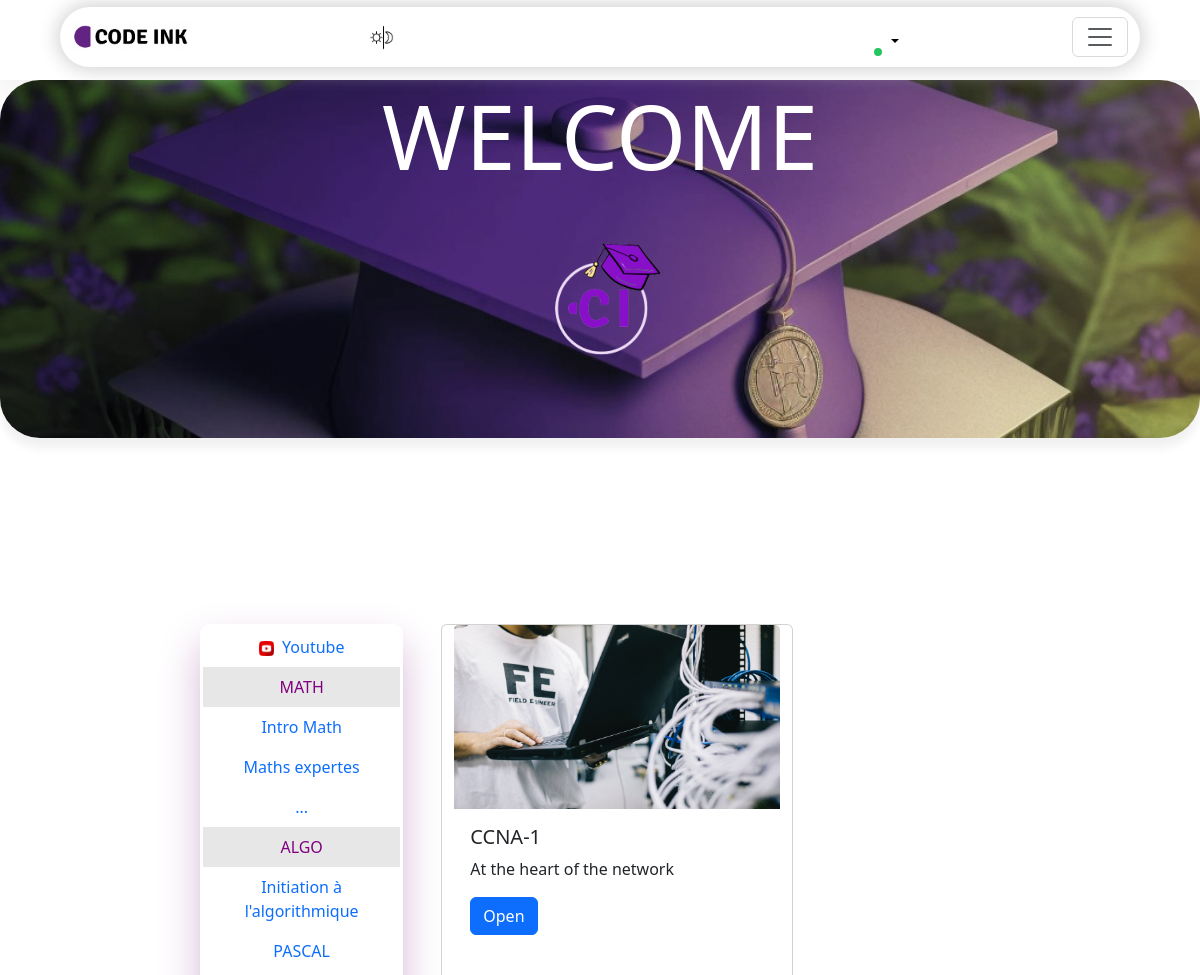
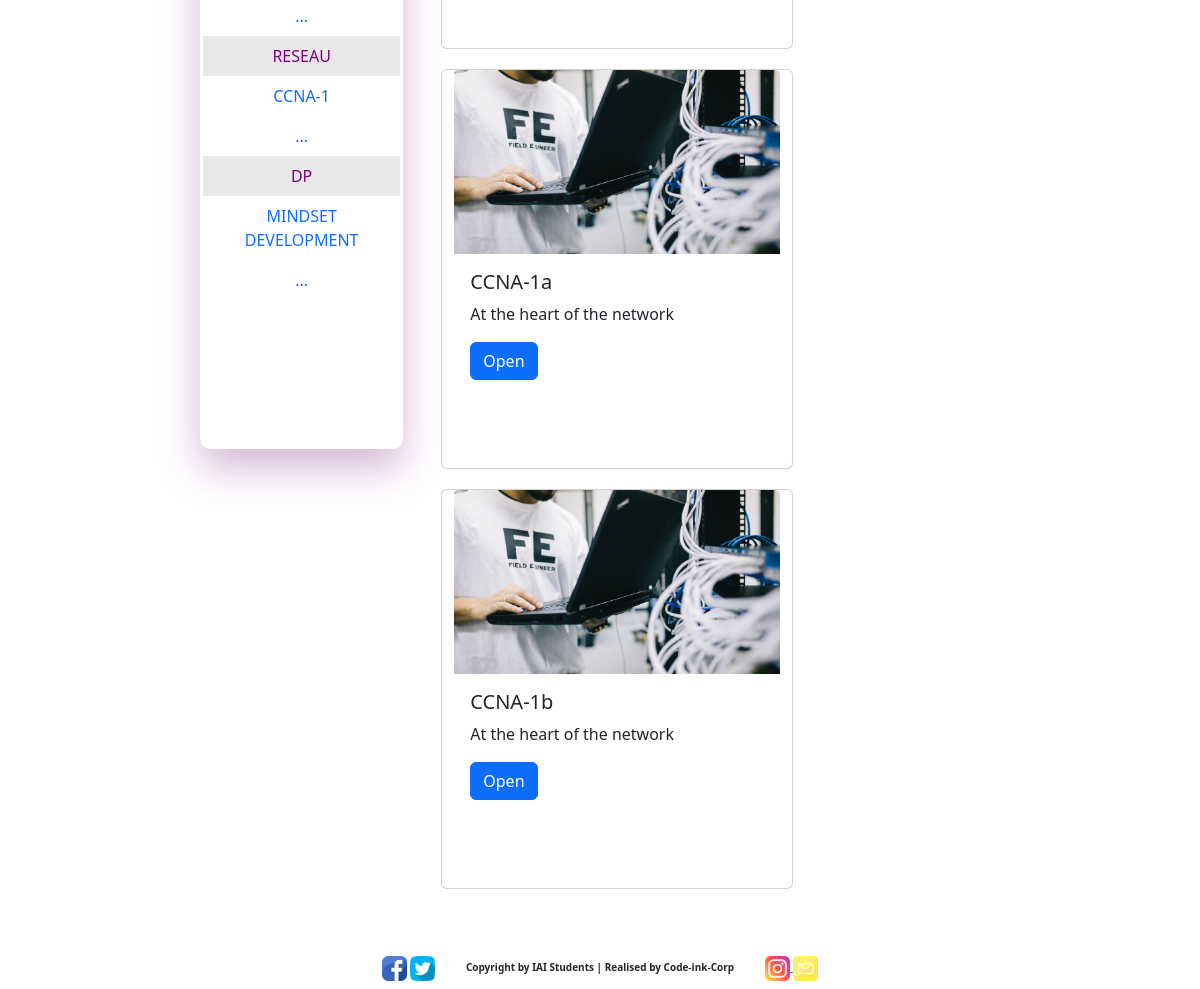
The app's page /lesson/8 (signed in) with its own data (2 pictures, top to bottom).
### Portail_Etudiant/models.py (models this page shows)
class Lesson(models.Model):
    course = models.ForeignKey(cours, on_delete=models.CASCADE)
    title = models.CharField(max_length=100)
    description = models.TextField()
    fichier = models.FileField(upload_to='documents/')

class cours(models.Model):
    description=models.CharField(max_length=200,default='nothing')
    category=models.CharField(choices=CATEGORY_CHOICES,max_length=40)
    image=models.ImageField(upload_to='course',default='pexels-karolina-grabowska-6256241_dRPoLSw.jpg')

### Portail_Etudiant/views.py (the view)
# urls.py: path('lesson/<int:val>',views.lessons,name='less'),
def lessons(request,val):
    lescours = cours.objects.get(id=val)
    lessons = lescours.lesson_set.all()
    user=request.user
    dj_login(request, user)
    first_name = user.first_name
    last_name = user.last_name
    request.session['first_name'] = first_name
    request.session['last_name'] = last_name
    return render(request,'lesson.html', locals())

### Portail_Etudiant/templates/Portail_Etudiant/lesson.html (shortened to what this page needs)
{%extends 'Portail_Etudiant/base.html'%}
{% load static %}
    {%block main-content%}
    <div id="affichage1" class="">
        <table>
            <tr>
                <td><h1 id="GS">WELCOME <br/><p><h3 style="text-align:center; color:white;">{{ first_name }} {{last_name}} </h3></p></h1></td>
            </tr>
            <tr style="text-align: center;">
                <td><img id="ci" src="{%static 'img/ci.png' %}" alt=""></td>
            </tr>
        </table>
    </div>
    <br/>
    <br/>
    <br/>
    <br/>
    <div id="corps">
        <div id="rigth-box"  style="width: 25rem; height: 800px;">
            <nav class="nav flex-column">
                <a class="nav-link hov" style="text-align: center;" href="{% url 'youtube' %}"><img src="{%static 'img/youtube.png' %}" style="width: 15px;" >&nbsp;&nbsp;Youtube</a>
                <span class="nav-link" style="text-align: center; color: purple; background-color: rgb(231, 231, 231);">MATH</span>
                <a class="nav-link" style="text-align: center" href="#">Intro Math</a>
                <a class="nav-link" style="text-align: center" href="#">Maths expertes</a>
                <a class="nav-link hov" style="text-align: center" href="{% url 'less' '6' %}">...</a>
                <span class="nav-link" style="text-align: center; color: purple; background-color: rgb(231, 231, 231);">ALGO</span>
                <a class="nav-link" style="text-align: center" href="#">Initiation à l'algorithmique</a>
                <a class="nav-link" style="text-align: center" href="#">PASCAL</a>
                <a class="nav-link hov" style="text-align: center" href="{% url 'less' '7' %}">...</a>
                <span class="nav-link" style="text-align: center; color: purple; background-color: rgb(231, 231, 231);">RESEAU</span>
                <span class="nav-link" style="text-align: center">CCNA-1</span>
                <a class="nav-link" style="text-align: center" href="{% url 'less' '8' %}">...</a>
                <span class="nav-link" style="text-align: center; color: purple; background-color: rgb(231, 231, 231);">DP</span>
                <span class="nav-link" style="text-align: center">MINDSET DEVELOPMENT</span>
                <a class="nav-link" style="text-align: center" href="{% url 'less' '9' %}">...</a>
            </nav>
        </div>
        <div id="center-box" >
            <div class="row">
                    {% for a in lessons %}
                    <div class="card col-6" style="width: 22rem; height: 25rem;">
                        <img src="{{lescours.image.url}}" class="card-img-top" alt="...">
                        <div class="card-body">
                        <h5 class="card-title">{{ a.title }}</h5>
                        <p class="card-text">{{ a.description }}</p>
                        <a href="{{a.fichier.url}}" class="btn btn-primary">Open</a>
                        </div>
                    </div>
                    {% endfor %}
            </div>
        </div>
    </div>
    <p>&nbsp;</p>
    <p>&nbsp;</p>
    {%endblock main-content%}

### Portail_Etudiant/static/Portail_Etudiant/css/style.css (style rules this page uses)
:root { --ecriture: #262626; --bg1: #ffffff; --bg2: 0 20PX 40px 0px rgb(215, 184, 215); }
a { text-decoration: none; }
body { margin: 0; padding: 0; font-family: 'Mitr', sans-serif; }
#ci { margin-top: 0px; width: 200px; }
#affichage1 { display: flex; justify-content: center; box-shadow: 0 10px 10px rgb(241, 241, 241); border-radius: 40px; padding-bottom: 30px; transition: all 3s; }
#affichage1 { position: relative; border: 0px solid black; width: 100%; background-image: url("liki_a_image_in_a_format_1980x826_that_display_a_graduation_cap_df43577c-8edb-4bfe-b3c5-411336acf245.png"); background-size: cover; background-repeat: no-repeat; animation-name: diapo1; animation-duration: 30s; animation-timing-function: linear; animation-iteration-count: infinite; animation-direction: normal; }
#GS { color: rgb(255, 255, 255); font-size: 90; }
#corps { margin-left: 200px; margin-right: 200px; margin-top: 90px; display: flex; justify-content: center; }
#rigth-box { height: 580; border: 3px solid rgb(255, 255, 255); border-radius: 10px; box-shadow: var(--bg2); justify-content: flex-start; margin-right: 50px; background-color: var(--bg1); }
#center-box { display: flex; justify-content: center; justify-content: space-between; }
.card { margin-bottom: 20px; margin-right: 20px; transition: all 1s; background-color: var(--bg1); }

### records on screen
Lesson: image (picture), title "CCNA-1", description "At the heart of the network"
Lesson: image (picture), title "CCNA-1a", description "At the heart of the network"
Lesson: image (picture), title "CCNA-1b", description "At the heart of the network"
